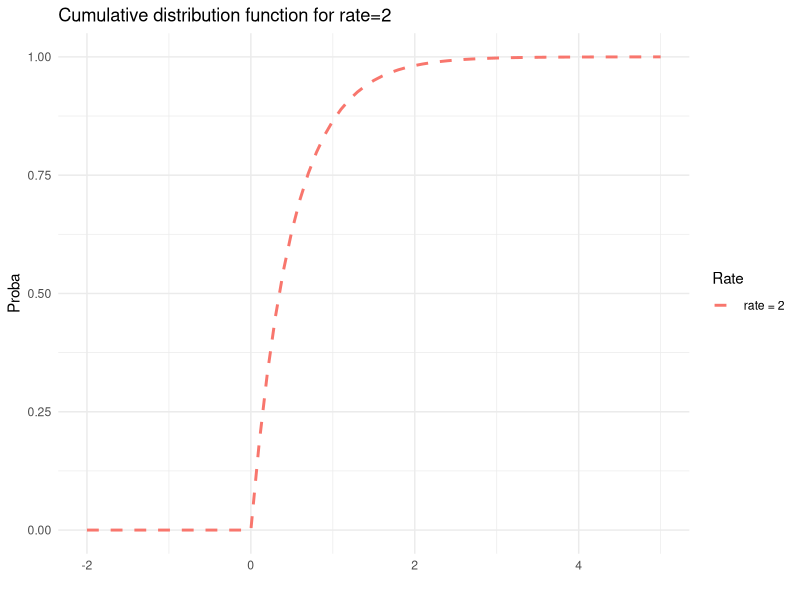

Here is the R script that generated this plot:
## ---- chunk 1
library(tidyverse)
## ---- chunk 2
values_exp <- cbind(x = seq(-2, 5, 0.1), cum_x = pexp(seq(-2, 5, 0.1), rate = 2))

ggplot(values_exp, aes(x = x, y = cum_x, colour = "red")) +
  geom_line(linetype = "dashed", linewidth = 1) + 
  labs(title = "Cumulative distribution function for rate=2",
       x = "",
       y= "Proba",
       colour = "Rate") +
  scale_colour_discrete(labels = c("rate = 2")) + 
  theme_minimal()
